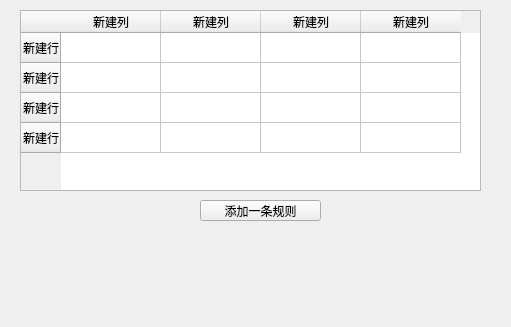
<?xml version="1.0" encoding="UTF-8"?>
<ui version="4.0">
 <class>Form</class>
 <widget class="QWidget" name="Form">
  <property name="geometry">
   <rect>
    <x>0</x>
    <y>0</y>
    <width>511</width>
    <height>327</height>
   </rect>
  </property>
  <property name="windowTitle">
   <string>Form</string>
  </property>
  <widget class="QTableWidget" name="tableWidget">
   <property name="geometry">
    <rect>
     <x>20</x>
     <y>10</y>
     <width>461</width>
     <height>181</height>
    </rect>
   </property>
   <row>
    <property name="text">
     <string>新建行</string>
    </property>
   </row>
   <row>
    <property name="text">
     <string>新建行</string>
    </property>
   </row>
   <row>
    <property name="text">
     <string>新建行</string>
    </property>
   </row>
   <row>
    <property name="text">
     <string>新建行</string>
    </property>
   </row>
   <column>
    <property name="text">
     <string>新建列</string>
    </property>
   </column>
   <column>
    <property name="text">
     <string>新建列</string>
    </property>
   </column>
   <column>
    <property name="text">
     <string>新建列</string>
    </property>
   </column>
   <column>
    <property name="text">
     <string>新建列</string>
    </property>
   </column>
  </widget>
  <widget class="QPushButton" name="pushButton">
   <property name="geometry">
    <rect>
     <x>200</x>
     <y>200</y>
     <width>121</width>
     <height>21</height>
    </rect>
   </property>
   <property name="text">
    <string>添加一条规则</string>
   </property>
  </widget>
 </widget>
 <resources/>
 <connections/>
</ui>
